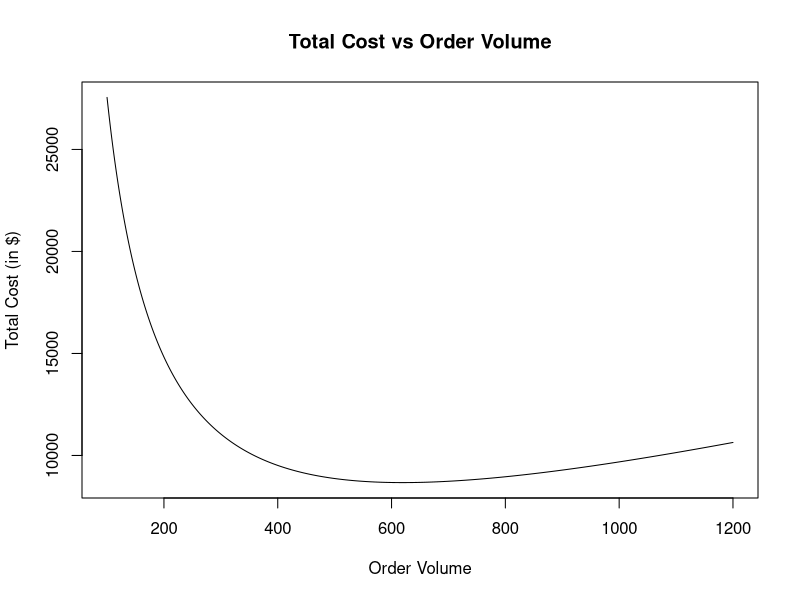
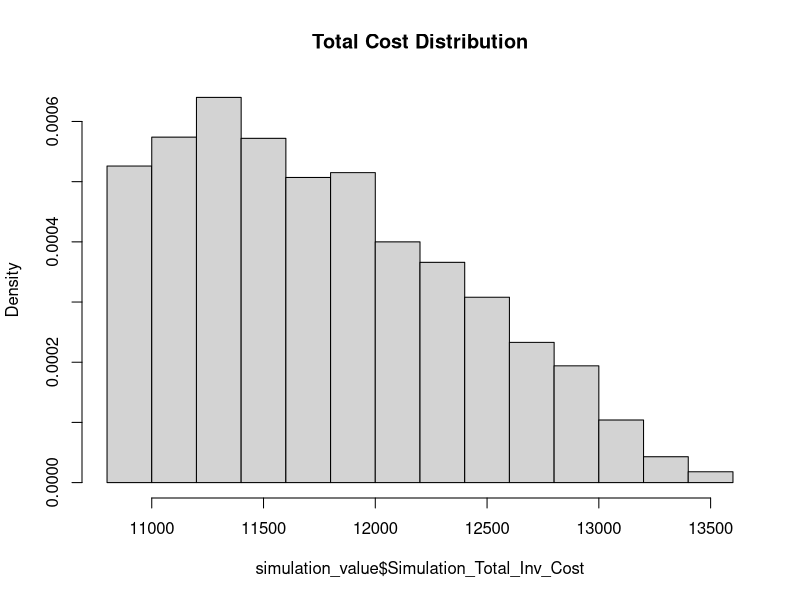
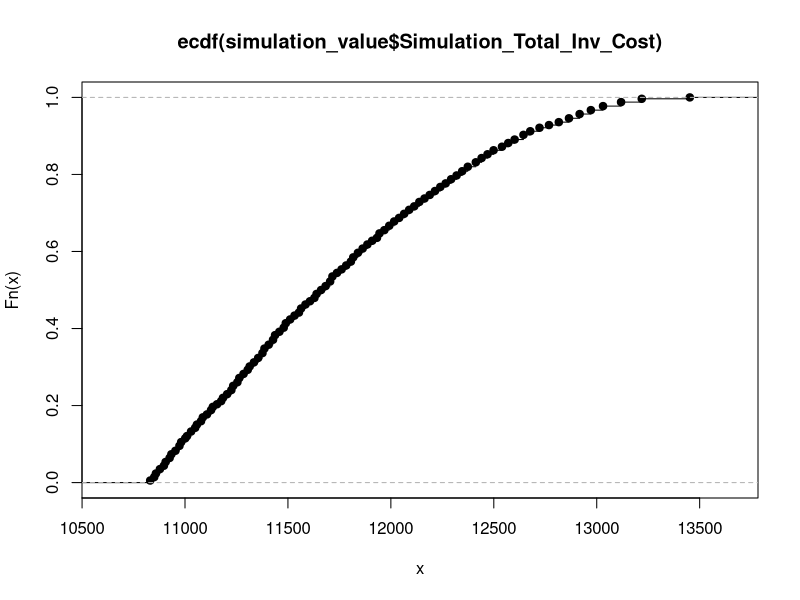
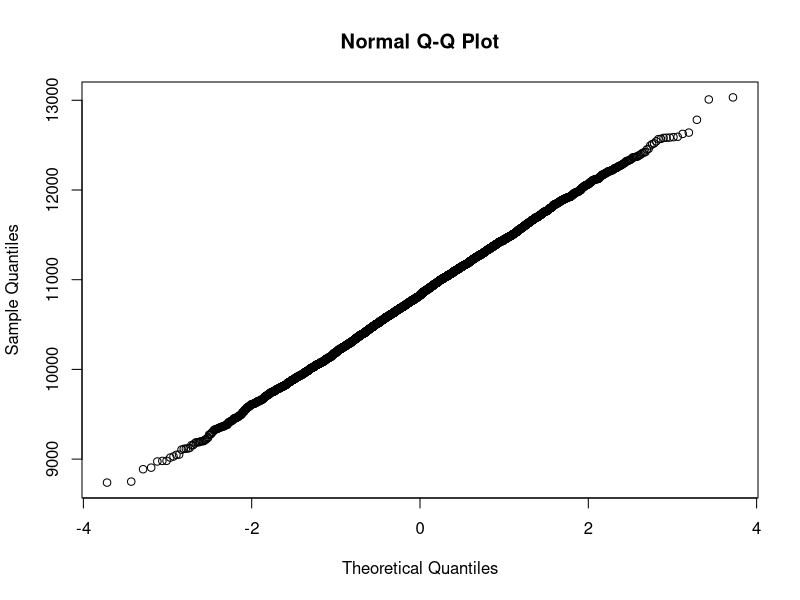
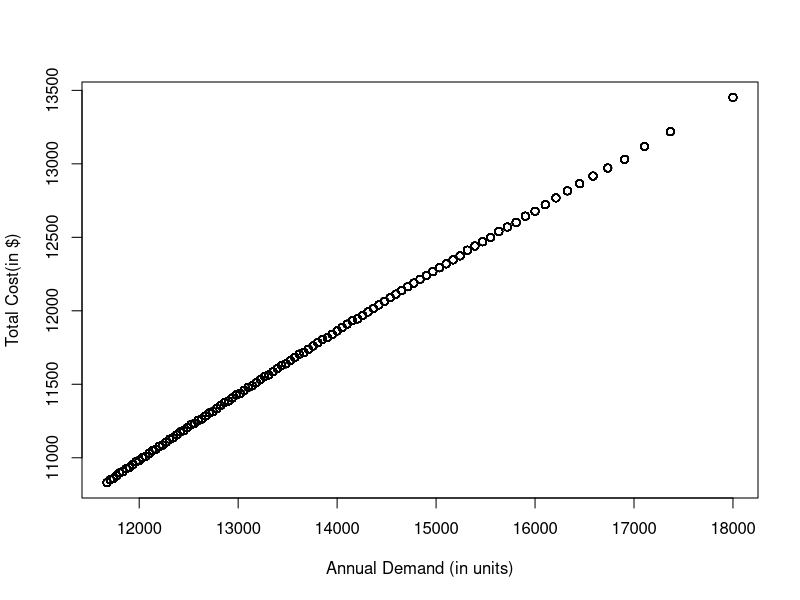
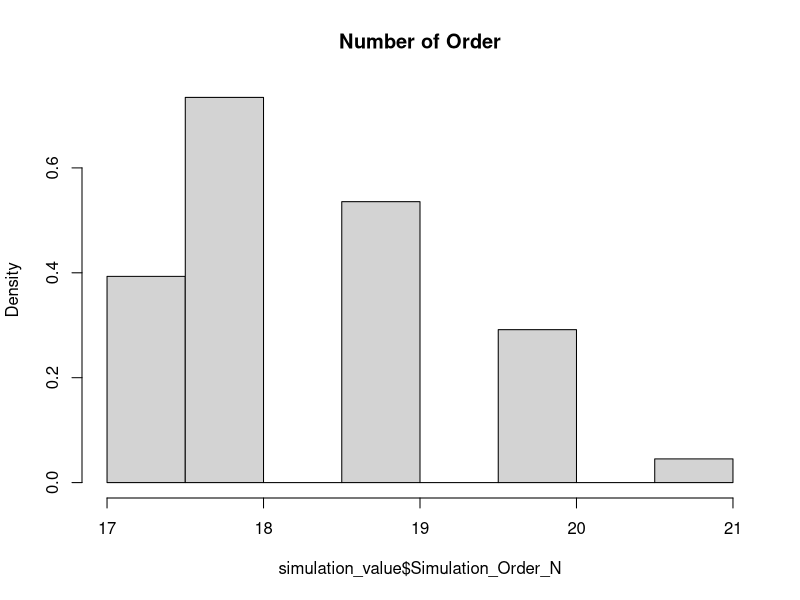
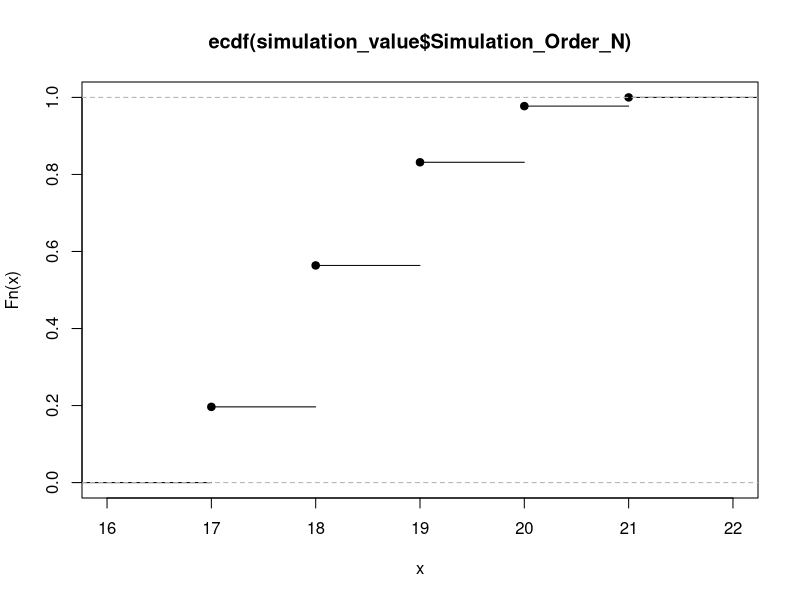
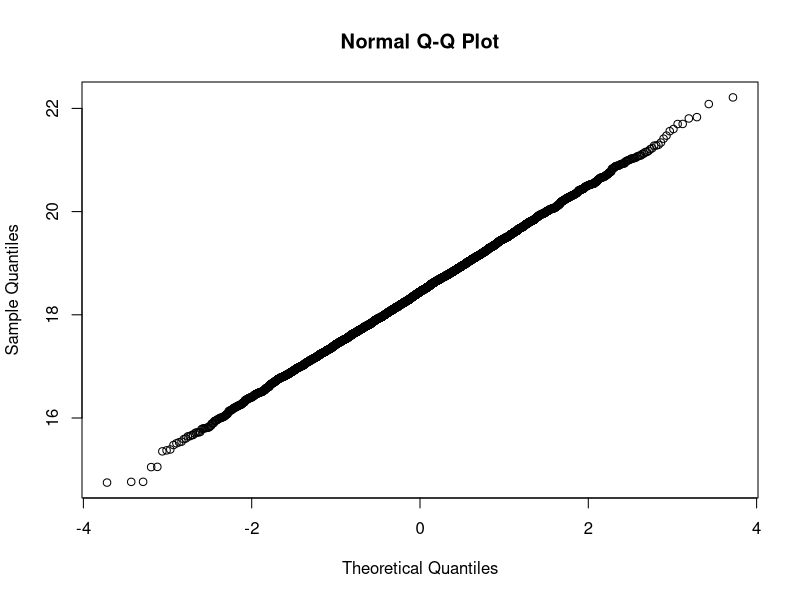

These figures' R source, in order:
##### An Inventory Management Decision Model #####

# Part 1

# Annual Demand	= 15000
# Unit Cost	= $110 
# Holding Cost Rate	= 16.5%
# Order Cost = $179.00 

# Unit Cost
Unit_Cost <- 110

# Unit Holding Cost
Holding_Cost <- 0.165

# Order Cost
Order_Cost <- 179

#Annual Demand
Annual_Demand <- 15000

# Order Volume
Order_Volume <- seq(100, 1200, by = 1)

# No. of orders
Order_Count <- Annual_Demand / Order_Volume

# Average Inventory
Average_Inventory <- Order_Volume / 2

# Equation
Total_Cost <- (Average_Inventory * 14) + (Order_Count * 179)


# Plot Total Cost vs Order Volume 
plot(Order_Volume,
     Total_Cost,'l',
     main = 'Total Cost vs Order Volume',
     xlab = 'Order Volume',
     ylab = 'Total Cost (in $)')

# Finding lowest value of order volume and total cost
Order_Volume[which.min(Total_Cost)]

Total_Cost[which.min(Total_Cost)]

which.min(Total_Cost)

# Optimization Model

Interval <- c(100, 5000)
Function <- function(Order_Volume)
  ((Order_Volume/ 2) * 14)+ ((Annual_Demand / Order_Volume) * 179)

Optimization <- optimise(f = Function,
                         interval = Interval,
                         lower = min(Interval),
                         upper = max(Interval),
                         maximum = FALSE ,
                         tol = .Machine$double.eps ^ 0.5
)

Optimization

paste('order volume :', round(Optimization[[1]], 1), 'units')
paste('Total Cost :', '$', round(Optimization[[2]], 1))


# Part 2

#num_cases <- 1000
Min_Demand <- 10000
Max_Demand<-18000
Mode_Demand <- 13000

simulation <- (runif(5000))
simulation <- round(simulation, 2)
simulation
m <- as.data.frame(simulation)
min(simulation)
max(simulation)

#Triangle Formula: 
# K	= (c - a) / (b - a)
# M	= (b-a) (c-a)
# N =	(b-a) (b-c)

K <- (Mode_Demand - Min_Demand) / (Max_Demand - Min_Demand)
K
options(scipen = 999)
M <- (Max_Demand - Min_Demand) * (Mode_Demand - Min_Demand)
M

N <- (Max_Demand - Min_Demand) * (Max_Demand - Mode_Demand)
N

#when  sim <= K,   x = a +  sqrt( sim*M )		
#when  sim > K,  y = b -  sqrt( (1-sim) N)	

x = Min_Demand + sqrt(simulation*M)
y = Max_Demand - sqrt((1-simulation)*N)

Annual_Demand_Simulation <- ifelse(x <= K, x, y)
Annual_Demand_Simulation <- round(Annual_Demand_Simulation,0)

summary(Annual_Demand_Simulation)
round(sd(Annual_Demand_Simulation),0)
Annual_Demand_2 <- Annual_Demand_Simulation

Simulation_Inv_Level <- round(sqrt(((1.6 * Annual_Demand_2 * Order_Cost) / (Unit_Cost * Holding_Cost))),0)
Simulation_Inv_Level

Simulation_Inv_Level_2 <- 1.6 * Simulation_Inv_Level
Simulation_Inv_Level_2

Simulation_Order_N <- round(Annual_Demand_2 / Simulation_Inv_Level_2,0)
Simulation_Order_N

Simulation_Annual_Order_Cost	<- Order_Cost * (Annual_Demand_2/Simulation_Inv_Level_2)
Simulation_Annual_Order_Cost

Simulation_Annual_Hold_Cost	<- Simulation_Inv_Level * Unit_Cost * Holding_Cost
Simulation_Annual_Hold_Cost

Simulation_Total_Inv_Cost <-	Simulation_Annual_Order_Cost + Simulation_Annual_Hold_Cost
Simulation_Total_Inv_Cost

simulation_value <- data.frame(simulation, Annual_Demand_2, Simulation_Total_Inv_Cost, Simulation_Inv_Level_2, Simulation_Order_N)
summary(simulation_value) 
str(simulation_value)

# Normal Total Inventory Cost  
Total_Cost_Inventory <- rnorm(n = 5000, m = min(simulation_value$Simulation_Total_Inv_Cost), sd = sd(simulation_value$Simulation_Total_Inv_Cost))
hist(simulation_value$Simulation_Total_Inv_Cost, freq = F, main = "Total Cost Distribution") 
plot(ecdf(simulation_value$Simulation_Total_Inv_Cost))
qqnorm(Total_Cost_Inventory)  
shapiro.test(Total_Cost_Inventory)

plot(simulation_value$Annual_Demand_2, simulation_value$Simulation_Total_Inv_Cost, xlab = "Annual Demand (in units)", ylab = "Total Cost(in $)") 


# Normal Distribution Number of Orders 
Number_order <- rnorm(n = 5000, m = mean(simulation_value$Simulation_Order_N), sd = sd(simulation_value$Simulation_Order_N))
hist(simulation_value$Simulation_Order_N, freq = F, main = "Number of Order") 
plot(ecdf(simulation_value$Simulation_Order_N))
qqnorm(Number_order)  
shapiro.test(Number_order)

# Normal Distribution Order Quantity 
order_quantity <- rnorm(n = 5000, m = mean(simulation_value$Simulation_Inv_Level_2), sd = sd(simulation_value$Simulation_Inv_Level_2))
hist(simulation_value$Simulation_Inv_Level_2, freq = F, main = "Order Quantity") 
plot(ecdf(simulation_value$Simulation_Inv_Level_2))
qqnorm(order_quantity)  
shapiro.test(order_quantity)

